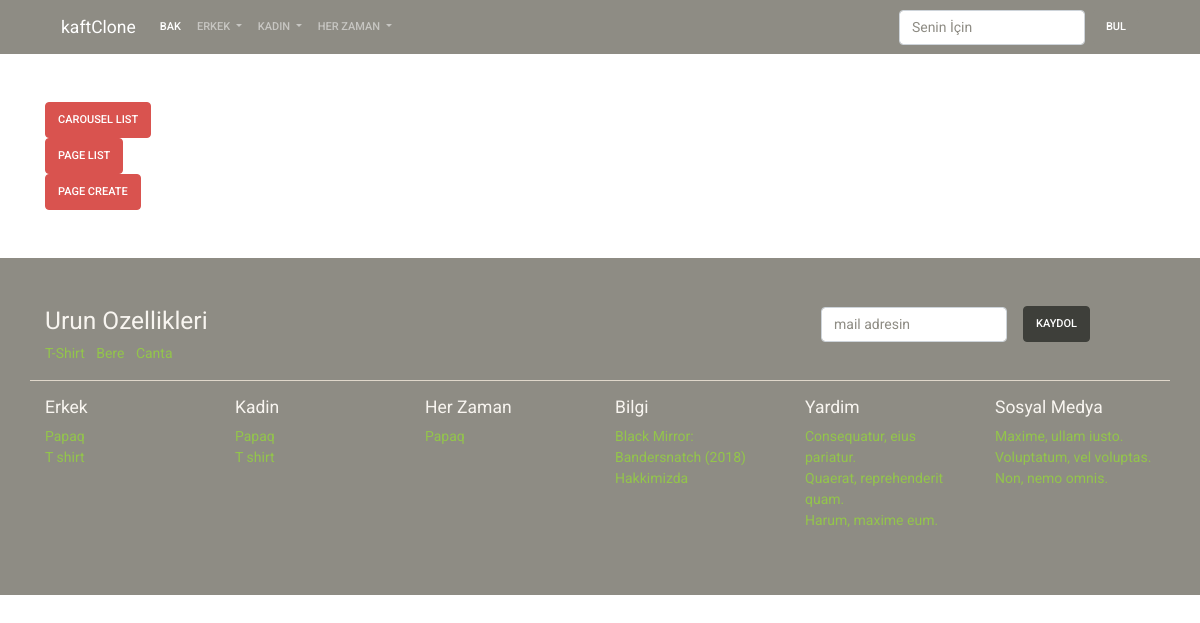
The app's page /manage/, older data.
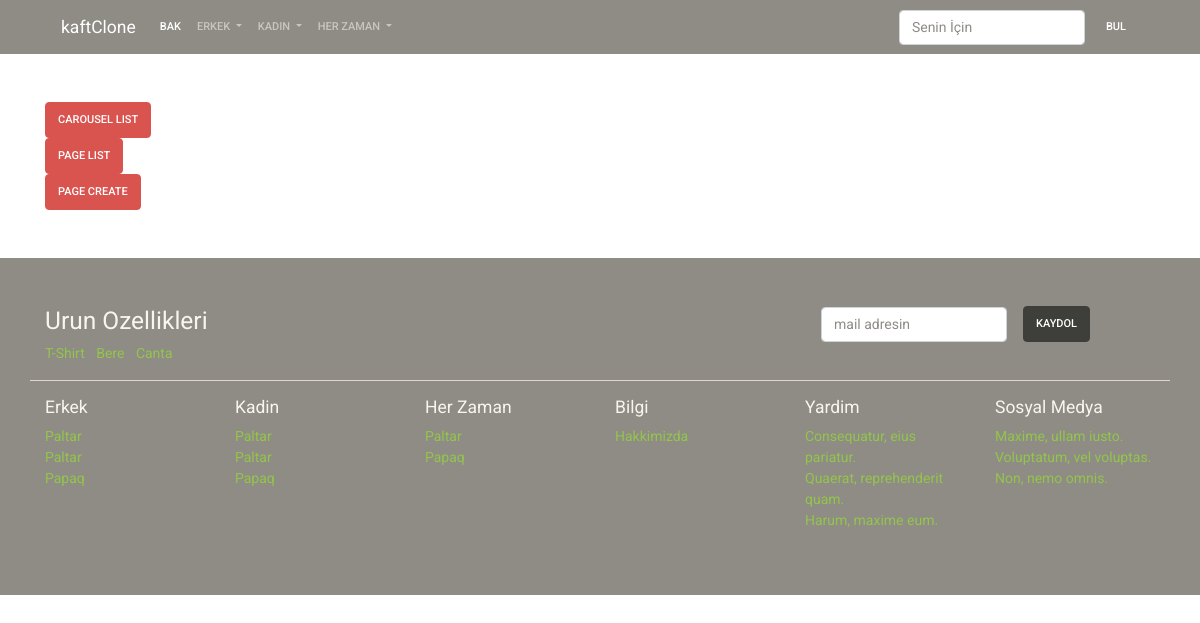
The same page, newer data.
### product/models.py (models this page shows)
class Category(models.Model):
    title = models.CharField(max_length=200)
    slug = models.SlugField(
        max_length=200,
        default="",
    )
    status = models.CharField(
        default=DEFAULT_STATUS,
        choices=STATUS,
        max_length=10,
    )
    gender = models.CharField(
        max_length=6,
        default = 'unisex',
        choices = GENDER_CHOICE
        )
    createt_at = models.DateTimeField(auto_now_add=True)
    updated_at = models.DateTimeField(auto_now=True)
    def __str__(self):
        return f"{self.pk +1000}-{self.gender} - {self.title}"

### page/models.py (models this page shows)
class Page(models.Model):
    title = models.CharField(max_length=200)
    slug = models.SlugField(
        max_length=200,
        default="",
    )
    content = models.TextField()
    cover_image = models.ImageField(
        upload_to='page',
        null=True,
        blank=True,
    )
    status = models.CharField(
        default=DEFAULT_STATUS,
        choices=STATUS,
        max_length=10,
    )
    createt_at = models.DateTimeField(auto_now_add=True)
    updated_at = models.DateTimeField(auto_now=True)

### page/views.py (the view)
# urls.py: path('', manage_list, name='manage_list'),
def manage_list(request):
    context = {}
    return render(request, 'manage/manage.html', context)

### kaft_clone/nav_context.py (called while the page is built)
def nav_data(request):
    context = dict()
    context['categories'] = Category.objects.filter(
        status = STATUS
    ).order_by('title')
    context['pages']= Page.objects.filter(
        status = STATUS
    ).order_by('title')
    return context

### templates/manage/manage.html
{% extends 'base/base.html' %}
{% block content %}
<div class="container mt-5">
    <div class="row">
        <div class="col-sm-12 ">
        <a href="{% url 'carousel_list' %}"  class="btn btn-danger">Carousel List</a>
        <br>
        <a href="{% url 'page_list' %}"  class="btn btn-danger">Page List</a>
        <br>
        <a href="{% url 'page_create' %}"  class="btn btn-danger">Page Create</a>
        </div>
    </div>
</div>
{% endblock %}

### templates/base/base.html (shortened to what this page needs)
<!DOCTYPE html>
<html lang="en">
<head>
    {% include 'base/components/head.html' %}
</head>
<body>
    {% include 'base/components/nav.html' %}
    {% block content %}
    {% endblock %}
    {% include 'base/components/footer.html' %}
</body>
</html>

### templates/base/components/head.html (shortened to what this page needs)
{% load static %}
<link rel="stylesheet" href="{% static 'css/bootstrap.min.css' %}">

### templates/base/components/nav.html (shortened to what this page needs)
<div class="bg-dark">
  <div class="container">
    <nav class="navbar navbar-expand-lg navbar-dark ">
      <a class="navbar-brand" href="#">kaftClone</a>
      <div class="collapse navbar-collapse" id="navbarColor02">
        <ul class="navbar-nav mr-auto">
          <li class="nav-item active">
            <a class="nav-link" href="#">Bak <span class="sr-only">(current)</span></a>
          </li>
          <li class="nav-item dropdown">
            <a class="nav-link dropdown-toggle" data-toggle="dropdown" href="#" role="button" aria-haspopup=""
              aria-expanded="">
              Erkek
            </a>
          </li>
          <li class="nav-item dropdown">
            <a class="nav-link dropdown-toggle" data-toggle="dropdown" href="#" role="button" aria-haspopup=""
              aria-expanded="">
              Kadın
            </a>
          </li>
          <li class="nav-item dropdown">
            <a class="nav-link dropdown-toggle" data-toggle="dropdown" href="#" role="button" aria-haspopup=""
              aria-expanded="">
              Her Zaman
            </a>
          </li>
        </ul>
        <form class="form-inline my-2 my-lg-0">
          <input class="form-control mr-sm-2" type="text" placeholder='Senin İçin'>
          <button class="btn btn-secondary my-2 my-sm-0" type="submit">Bul</button>
        </form>
      </div>
    </nav>
  </div>
</div>

### templates/base/components/footer.html (shortened to what this page needs)
<div class="bg-dark py-5 mt-5">
    <div class="container">
        <div class="row">
            <div class="col-sm-8">
                <h3 class="text-light">Urun Ozellikleri</h3>
                <ul class="list-inline">
                    <li class="list-inline-item">
                        <a href="">T-Shirt</a>
                    </li>
                    <li class="list-inline-item">
                        <a href="">Bere</a>
                    </li>
                    <li class="list-inline-item">
                        <a href="">Canta</a>
                    </li>
                </ul>
            </div>
            <div class="col-sm-4">
                <form class="form-inline">
                    <div class="form-group mx-sm-3 mb-2">
                        <input type="email" class="form-control" id="ebulten" placeholder="mail adresin">
                    </div>
                    <button type="submit" class="btn btn-dark mb-2">Kaydol</button>
                </form>
            </div>
        </div>
        <div class="row border-top mb-3"></div>
        <div class="row">
            <div class="col-sm-2">
                <h5 class="text-light">Erkek</h5>
                <ul class="list-unstyled">
                    {% for category_item in categories %}
                    {% if category_item.gender == 'men' or category_item.gender == 'unisex' %}
                    <li>
                        <a class="list-item"
                            href="{% url 'category_show' category_item.slug %}">{{category_item.title}}</a>
                    </li>
                    {% endif %}
                    {% endfor %}
                </ul>
            </div>
            <div class="col-sm-2">
                <h5 class="text-light">Kadin</h5>
                <ul class="list-unstyled">
                    {% for category_item in categories %}
                    {% if category_item.gender == 'women' or category_item.gender == 'unisex' %}
                    <li><a class="list-item"
                            href="{% url 'category_show' category_slug=category_item.slug%}">{{category_item.title}}</a>
                    </li>
                    {% endif %}
                    {% endfor %}
                </ul>
            </div>
            <div class="col-sm-2">
                <h5 class="text-light">Her Zaman</h5>
                <ul class="list-unstyled">
                    {% for category_item in categories %}
                    {% if category_item.gender == 'unisex' %}
                    <li>
                        <a class="list-item"
                            href="{% url 'category_show' category_slug=category_item.slug %}">{{category_item.title}}</a>
                    </li>
                    {% endif %}
                    {% endfor %}
                </ul>
            </div>
            <div class="col-sm-2">
                <h5 class="text-light">Bilgi</h5>
                <ul class="list-unstyled">
                    {% for item in pages %}
                    <li><a href="{% url 'page_show' item.slug %}">{{item.title}}</a></li>
                    {% endfor %}
                </ul>
            </div>
            <div class="col-sm-2">
                <h5 class="text-light">Yardim</h5>
                <ul class="list-unstyled">
                    <li><a href="">Consequatur, eius pariatur.</a></li>
                    <li><a href="">Quaerat, reprehenderit quam.</a></li>
                    <li><a href="">Harum, maxime eum.</a></li>
                </ul>
            </div>
            <div class="col-sm-2">
                <h5 class="text-light">Sosyal Medya</h5>
                <ul class="list-unstyled text-white">
                    <li><a href="">Maxime, ullam iusto.</a></li>
                    <li><a href="">Voluptatum, vel voluptas.</a></li>
                    <li><a href="">Non, nemo omnis.</a></li>
                </ul>
            </div>
        </div>
    </div>
</div>

### templates/base/components/footer_scripts.html (shortened to what this page needs)
{% load static %}

Row changes from the older to the newer data that the page shows:
removed Category: title "T shirt", shown under "Erkek"
removed Category: title "T shirt", shown under "Kadin"
removed Page: title "Black Mirror: Bandersnatch (2018)"
added Category: title "Paltar", shown under "Erkek"
added Category: title "Paltar"
added Category: title "Paltar", shown under "Kadin"
